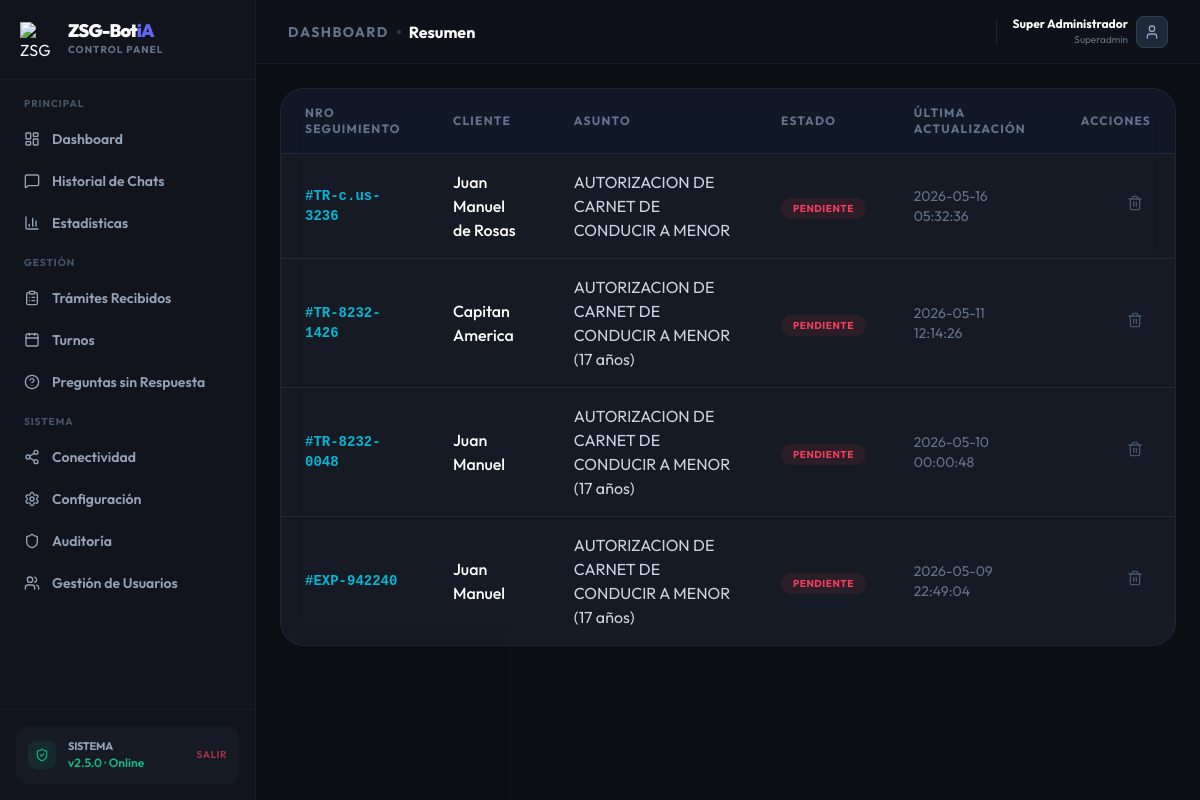
The app's page /admin/proceedings (signed in) with its own data.
### tables this page shows
CREATE TABLE admin_users (
            id            INTEGER PRIMARY KEY AUTOINCREMENT,
            username      TEXT UNIQUE NOT NULL,
            full_name     TEXT NOT NULL,
            email         TEXT,
            password_hash TEXT NOT NULL,
            role          TEXT NOT NULL DEFAULT 'operator',
            is_active     INTEGER NOT NULL DEFAULT 1,
            created_by    INTEGER,
            created_at    TIMESTAMP DEFAULT CURRENT_TIMESTAMP,
            last_login    TIMESTAMP
        );

CREATE TABLE proceedings (
        id INTEGER PRIMARY KEY AUTOINCREMENT,
        tracking_number TEXT UNIQUE,
        client_name TEXT,
        topic TEXT,
        status TEXT,
        notes TEXT,
        updated_at TIMESTAMP DEFAULT CURRENT_TIMESTAMP
    );

### src/main.py (the view)
@app.get("/admin/proceedings", response_class=HTMLResponse)
async def view_proceedings(request: Request, user: dict = Depends(require_permission("proceedings"))):
    proceedings = []
    try:
        conn = sqlite3.connect(os.path.join(ROOT_DIR, "settings.sqlite")); conn.row_factory = sqlite3.Row
        cursor = conn.cursor(); cursor.execute("SELECT * FROM proceedings ORDER BY updated_at DESC")
        proceedings = [dict(row) for row in cursor.fetchall()]; conn.close()
    except Exception as e:
        logging.error(f"Error silenciado previamente: {e}")
    return templates.TemplateResponse(request=request, name="admin/proceedings.html", context={"proceedings": proceedings, "active_section": "tramites", "user": user})

### templates/admin/proceedings.html (shortened to what this page needs)
{% extends "admin/layout.html" %}
{% block content %}
<div class="glass rounded-3xl overflow-hidden">
    <div class="overflow-x-auto">
        <table class="w-full text-left">
            <thead>
                <tr class="border-b border-slate-800 bg-slate-900/50">
                    <th class="px-6 py-4 text-xs font-bold uppercase tracking-widest text-slate-500">Nro Seguimiento</th>
                    <th class="px-6 py-4 text-xs font-bold uppercase tracking-widest text-slate-500">Cliente</th>
                    <th class="px-6 py-4 text-xs font-bold uppercase tracking-widest text-slate-500">Asunto</th>
                    <th class="px-6 py-4 text-xs font-bold uppercase tracking-widest text-slate-500">Estado</th>
                    <th class="px-6 py-4 text-xs font-bold uppercase tracking-widest text-slate-500">Última Actualización</th>
                    <th class="px-6 py-4 text-xs font-bold uppercase tracking-widest text-slate-500 text-right">Acciones</th>
                </tr>
            </thead>
            <tbody class="divide-y divide-slate-800">
                {% for p in proceedings %}
                <tr class="hover:bg-slate-900/50 transition-colors group">
                    <td class="px-6 py-4 font-mono text-cyan-500 text-sm font-bold">#{{ p.tracking_number }}</td>
                    <td class="px-6 py-4 text-white font-medium">{{ p.client_name }}</td>
                    <td class="px-6 py-4 text-slate-300">{{ p.topic }}</td>
                    <td class="px-6 py-4">
                        <span class="px-3 py-1 rounded-full text-[10px] font-bold uppercase tracking-wider
                            {% if p.status == 'Pendiente' %}bg-rose-500/10 text-rose-500
                            {% elif p.status == 'En Proceso' %}bg-cyan-500/10 text-cyan-500
                            {% elif p.status == 'Listo para Firmar' %}bg-emerald-500/10 text-emerald-500
                            {% else %}bg-slate-500/10 text-slate-500{% endif %}">
                            {{ p.status }}
                        </span>
                    </td>
                    <td class="px-6 py-4 text-slate-500 text-sm">{{ p.updated_at }}</td>
                    <td class="px-6 py-4 text-right">
                        <a href="/admin/proceedings/delete/{{ p.id }}" class="text-slate-600 hover:text-rose-500 transition-colors p-2 inline-block"><i data-lucide="trash-2" class="w-4 h-4"></i></a>
                    </td>
                </tr>
                {% else %}
                <tr>
                    <td colspan="6" class="px-6 py-12 text-center text-slate-500">No hay expedientes registrados aún.</td>
                </tr>
                {% endfor %}
            </tbody>
        </table>
    </div>
</div>
{% endblock %}

### templates/admin/layout.html (shortened to what this page needs)
<!DOCTYPE html>
<html lang="es" class="dark">
<head>
    <script src="https://cdn.tailwindcss.com"></script>
</head>
<body class="h-screen overflow-hidden flex font-sans">
    <aside id="main-sidebar" class="fixed inset-y-0 left-0 z-50 w-64 bg-panel border-r border-slate-800/50 flex flex-col shrink-0 transition-transform duration-300 -translate-x-full lg:translate-x-0 lg:static lg:z-auto">
        <div class="h-20 flex items-center px-5 border-b border-slate-800/50 shrink-0">
            <div class="flex items-center gap-3">
                <img src="/static/Logo-ZSG-Bot-iA-Circulo.png" alt="ZSG Logo" class="w-9 h-9 object-contain">
                <div>
                    <span class="block text-lg font-black tracking-tighter text-white leading-none">ZSG-Bot<span class="text-brand-500">iA</span></span>
                    <span class="text-[10px] font-bold text-slate-500 uppercase tracking-widest block mt-0.5">Control Panel</span>
                </div>
            </div>
        </div>
        <nav class="flex-1 py-4 overflow-y-auto custom-scrollbar">
            <div class="px-3 mb-3">
                <p class="text-[10px] font-bold text-slate-600 uppercase tracking-widest px-3 mb-2">Principal</p>
                <div class="space-y-0.5">
                    {% if not user or 'dashboard' in user.permissions %}
                    <a href="/admin" class="nav-item flex items-center gap-3 px-3 py-2.5 rounded-lg text-sm font-semibold text-slate-400 hover:text-white hover:bg-slate-800/50 transition-all {% if request.url.path == '/admin' %}active{% endif %}">
                        <i data-lucide="layout-dashboard" class="w-4 h-4 shrink-0"></i> Dashboard
                    </a>
                    {% endif %}
                    {% if not user or 'history' in user.permissions %}
                    <a href="/admin/history" class="nav-item flex items-center gap-3 px-3 py-2.5 rounded-lg text-sm font-semibold text-slate-400 hover:text-white hover:bg-slate-800/50 transition-all ">
                        <i data-lucide="message-square" class="w-4 h-4 shrink-0"></i> Historial de Chats
                    </a>
                    {% endif %}
                    {% if not user or 'analytics' in user.permissions %}
                    <a href="/admin/analytics" class="nav-item flex items-center gap-3 px-3 py-2.5 rounded-lg text-sm font-semibold text-slate-400 hover:text-white hover:bg-slate-800/50 transition-all {% if request.url.path == '/admin/analytics' %}active{% endif %}">
                        <i data-lucide="bar-chart-3" class="w-4 h-4 shrink-0"></i> Estadísticas
                    </a>
                    {% endif %}
                </div>
            </div>
            <div class="px-3 mb-3">
                <p class="text-[10px] font-bold text-slate-600 uppercase tracking-widest px-3 mb-2">Gestión</p>
                <div class="space-y-0.5">
                    {% if not user or 'submissions' in user.permissions %}
                    <a href="/admin/submissions" class="nav-item flex items-center gap-3 px-3 py-2.5 rounded-lg text-sm font-semibold text-slate-400 hover:text-white hover:bg-slate-800/50 transition-all {% if request.url.path == '/admin/submissions' %}active{% endif %}">
                        <i data-lucide="clipboard-list" class="w-4 h-4 shrink-0"></i> Trámites Recibidos
                    </a>
                    {% endif %}
                    {% if not user or 'appointments' in user.permissions %}
                    <a href="/admin/appointments" class="nav-item flex items-center gap-3 px-3 py-2.5 rounded-lg text-sm font-semibold text-slate-400 hover:text-white hover:bg-slate-800/50 transition-all {% if request.url.path == '/admin/appointments' %}active{% endif %}">
                        <i data-lucide="calendar" class="w-4 h-4 shrink-0"></i> Turnos
                    </a>
                    {% endif %}
                    {% if not user or 'gaps' in user.permissions %}
                    <a href="/admin/gaps" class="nav-item flex items-center gap-3 px-3 py-2.5 rounded-lg text-sm font-semibold text-slate-400 hover:text-white hover:bg-slate-800/50 transition-all {% if request.url.path == '/admin/gaps' %}active{% endif %}">
                        <i data-lucide="help-circle" class="w-4 h-4 shrink-0"></i> Preguntas sin Respuesta
                    </a>
                    {% endif %}
                </div>
            </div>
            <div class="px-3">
                <p class="text-[10px] font-bold text-slate-600 uppercase tracking-widest px-3 mb-2">Sistema</p>
                <div class="space-y-0.5">
                    {% if not user or 'channels' in user.permissions %}
                    <a href="/admin/channels" class="nav-item flex items-center gap-3 px-3 py-2.5 rounded-lg text-sm font-semibold text-slate-400 hover:text-white hover:bg-slate-800/50 transition-all {% if request.url.path == '/admin/channels' %}active{% endif %}">
                        <i data-lucide="share-2" class="w-4 h-4 shrink-0"></i> Conectividad
                    </a>
                    {% endif %}
                    {% if not user or 'config' in user.permissions %}
                    <a href="/admin/config" class="nav-item flex items-center gap-3 px-3 py-2.5 rounded-lg text-sm font-semibold text-slate-400 hover:text-white hover:bg-slate-800/50 transition-all {% if request.url.path == '/admin/config' %}active{% endif %}">
                        <i data-lucide="settings" class="w-4 h-4 shrink-0"></i> Configuración
                    </a>
                    {% endif %}
                    {% if not user or 'audit' in user.permissions %}
                    <a href="/admin/audit" class="nav-item flex items-center gap-3 px-3 py-2.5 rounded-lg text-sm font-semibold text-slate-400 hover:text-white hover:bg-slate-800/50 transition-all {% if request.url.path == '/admin/audit' %}active{% endif %}">
                        <i data-lucide="shield" class="w-4 h-4 shrink-0"></i> Auditoría
                    </a>
                    {% endif %}
                    {% if user and user.role == 'superadmin' %}
                    <a href="/admin/users" class="nav-item flex items-center gap-3 px-3 py-2.5 rounded-lg text-sm font-semibold text-slate-400 hover:text-white hover:bg-slate-800/50 transition-all {% if request.url.path == '/admin/users' %}active{% endif %}">
                        <i data-lucide="users" class="w-4 h-4 shrink-0"></i> Gestión de Usuarios
                    </a>
                    {% endif %}
                </div>
            </div>
        </nav>
        <div class="p-4 border-t border-slate-800/50 shrink-0">
            <div class="bg-slate-800/30 rounded-xl p-3 flex items-center gap-3">
                <div id="sidebar-status-dot" class="w-7 h-7 rounded-lg bg-emerald-500/10 flex items-center justify-center text-emerald-500 shrink-0">
                    <i data-lucide="shield-check" class="w-3.5 h-3.5"></i>
                </div>
                <div class="flex-1 min-w-0">
                    <p class="text-[11px] font-bold text-slate-400 uppercase tracking-tight">Sistema</p>
                    <p class="text-[12px] font-semibold text-emerald-500">v2.5.0 · Online</p>
                </div>
                <a href="/logout" class="text-[10px] font-bold text-rose-500/60 hover:text-rose-500 transition-colors uppercase tracking-wider shrink-0">Salir</a>
            </div>
        </div>
    </aside>
    <main class="flex-1 flex flex-col min-w-0 bg-[#0c0f16]/50">
        <header class="h-16 bg-panel/50 border-b border-slate-800/50 flex items-center justify-between px-4 lg:px-8 shrink-0">
            <div class="flex items-center gap-3">
                <div class="flex items-center gap-2">
                    <h2 class="text-[12px] lg:text-sm font-bold text-slate-500 uppercase tracking-widest">{% block breadcrumb %}Dashboard{% endblock %}</h2>
                    <div class="w-1 h-1 bg-slate-700 rounded-full"></div>
                    <h1 class="text-sm lg:text-base font-bold text-white truncate max-w-[140px] lg:max-w-none">{% block section_title %}Resumen{% endblock %}</h1>
                </div>
            </div>
            <div class="flex items-center gap-3 lg:gap-4">
                <div class="flex items-center gap-2 group">
                    <div class="text-right hidden sm:block">
                        <p class="text-xs font-bold text-white">{{ user.full_name if user else 'Admin' }}</p>
                        <p class="text-[10px] text-slate-500">{{ user.role | capitalize if user else '' }}</p>
                    </div>
                    <div class="w-8 h-8 rounded-lg bg-slate-800 border border-slate-700 flex items-center justify-center text-slate-400 group-hover:border-brand-500/50 transition-all">
                        <i data-lucide="user" class="w-4 h-4"></i>
                    </div>
                </div>
            </div>
        </header>
        <div class="flex-1 overflow-y-auto flex flex-col relative custom-scrollbar">
            <div class="flex-1 flex flex-col p-0 lg:p-6 page-transition h-full">
                {% block content %}{% endblock %}
            </div>
        </div>
    </main>
</body>
</html>

### templates/admin/layout.html (style rules this page uses)
body { background-color: #0c0f16; color: #f1f5f9; font-feature-settings: "cv02", "cv03", "cv04", "cv11"; }
.glass { background: rgba(27, 32, 43, 0.7); backdrop-filter: blur(12px); border: 1px solid rgba(255,255,255,0.05); }
.page-transition { animation: fadeIn 0.4s ease-out; }

### records on screen
admin_users: full_name "Super Administrador", role "Superadmin"
proceedings: tracking_number "TR-c.us-3236", client_name "Juan Manuel de Rosas", topic "AUTORIZACION DE CARNET DE CONDUCIR A MENOR", status "PENDIENTE", updated_at "2026-05-16 05:32:36"
proceedings: tracking_number "TR-8232-1426", client_name "Capitan America", topic "AUTORIZACION DE CARNET DE CONDUCIR A MENOR (17 años)", status "PENDIENTE", updated_at "2026-05-11 12:14:26"
proceedings: tracking_number "TR-8232-0048", client_name "Juan Manuel", topic "AUTORIZACION DE CARNET DE CONDUCIR A MENOR (17 años)", status "PENDIENTE", updated_at "2026-05-10 00:00:48"
proceedings: tracking_number "EXP-942240", client_name "Juan Manuel", topic "AUTORIZACION DE CARNET DE CONDUCIR A MENOR (17 años)", status "PENDIENTE", updated_at "2026-05-09 22:49:04"
